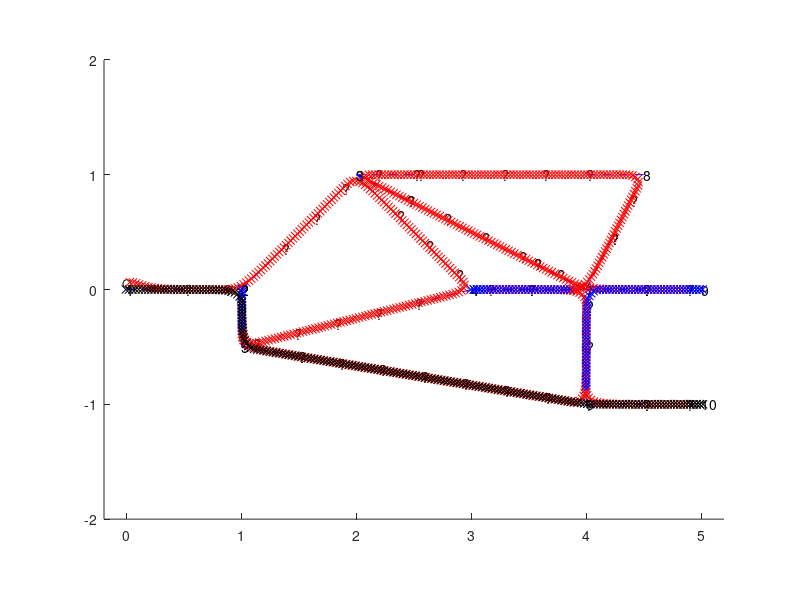

Write MATLAB code to recreate this figure.
function RobotMaze  % Goal: traverse every path of a maze, build a map, exit once finished.
% Renaissance Robotics codebase, Chapter 12, https://github.com/tbewley/RR
% Copyright 2021 by Thomas Bewley, distributed under BSD 3-Clause License. 

% We build up in p a model of all points known so far, and their connectivity,
% using the following data structure for each known point:
% p(i).x         [x1-coordinate,x2-coordinate]                     [vector of 2 reals]
% p(i).n         number of branches from this point                [int]
% p(i).ID        ID of points to which we have travelled from here [vector of p(i).n ints]
% p(i).done      have all branches from here been travelled?       [bool]
% Notes: 1=true, 0=false. As p is built as we go; its ordering is different from truth.

global r L;            % INITIALIZE PARAMETERS OF PATH FOLLOWER (MKS units)
U=2;                   % U=(U_right+U_left)/2 = target forward velocity
ell=.15;               % look ahead distance (increase for smoother, sloppier response)
h=.4; t=0;             % timestep and initial time for time-marching algorithm
r=.035; L=.1;          % wheel radius, and distance between wheels
K=2;                   % Extra gain on feedback (nominally one!)
x=[0;.05;pi/4];        % initial state  x=[r_1,r_2,alpha] (e_1-coord,e_2-coord,angle)
                       % note: angle is positive counter-clockwise (zero to the right)
viz=.5;                % distance ahead that one can see clearly

[truth,D]=InitTruthModel; P=0;       % INITIALIZE TRUTH and IDENTIFY FIRST POINT OF MAZE.
[p,dist,via,C]=SetPoint(D(1).x); text(p(1).x(1),p(1).x(2),'1') % INITIALIZE p, dist, via.
plot(x(1),x(2),'ko'); pause(0.01);

done=0; while (~done | C~=1)
  if P~=0, Px=p(P).x; end, Cx=p(C).x; c='rx';
  D=GetCoordinatesOfPointsAlongVisiblePaths(truth,Cx,viz); % GET PATHS CONNECTING TO C.
  lenD=length(D); lenp=length(p(C).ID); % Number of paths that connect to C, in D and in p.
  if lenD>lenp+1; p(C).done=0; else, p(C).done=1; end % (status AFTER driving next path)
  if lenD>lenp                                        % There are unexplored paths from C.
    for i=lenD:-1:1, explored=0;
      for j=1:lenp, if Angle(D(i).x-Cx,p(p(C).ID(j)).x-Cx)<1e-2; explored=1; break;end,end
      if ~explored, text(D(i).x(1),D(i).x(2),'?'), Tx=D(i).x;  % ASSIGN NEW TARGET POINT
        plot([Cx(1) D(i).x(1)],[Cx(2) D(i).x(2)],'b--') % Draw lines along unexplored paths
      end
    end, confirmed=0; disp(sprintf('There is(are) %d unexplored path(s)',lenD-lenp))
  else,                                              % No more unexplored paths from C.
    done=1; redo=[]; for i=1:length(p), if p(i).done==0, done=0; redo=[redo i]; end, end
    if done, disp('GOING HOME'), T=via(C,1); c='kx'; % Head to home if done or backtrack to
    else, disp('BACKTRACKING'), s=inf; c='bx';       % nearest point with unexplored paths.
      for i=1:length(redo), t=dist(C,redo(i)); if t<s, s=t; T=via(C,redo(i)); end, end
    end, Tx=p(T).x; confirmed=1;
  end
  do180=0; if (P~=0 & (length(D)==1 | Angle(Tx-Cx,Cx-Px)>3))
    do180=1; P=0; Tx=Cx; Cx=Px; confirmed=1;
  end
  if P~=0, check=1; else, check=0; end

  while(1)                          % FOLLOW PATH UNTIL AT (OR NEAR) TARGET.
    if (check)
      s0=Cx-Px; s0=s0/norm(s0);     % Unit vector along trajectory segment from P to C.
      c0=Px-((Px-x(1:2))'*s0)*s0;   % Closest point on segment from P to C to robot.
    end
    s1=Tx-Cx; s1=s1/norm(s1);       % Unit vector along trajectory segment from C to Tx.
    c1=Cx-((Cx-x(1:2))'*s1)*s1;     % Closest point on segment from C to Tx to robot.
    if (confirmed)
      if (do180|(done & T==1)), stoppoint=Tx; else, stoppoint=Cx+s1*(norm(Tx-Cx)-ell); end
      if (c1-stoppoint)'*s1>=0, break, end
    end
    if (check & norm(x(1:2)-c0)>norm(x(1:2)-c1)), check=0; end     % Handle x passing C
    if (~check), g=c1+ell*s1;             % Goal is ell units ahead on segment from Cx->Nx
    else, g=Cx+(ell-norm(Cx-c0))*s1; end  % Goal goes around corner from Px->Cx to Cx->Nx
    d=norm(g-x(1:2));            % Distance from robot's current location to goal point.
    delta=(g(1)-x(1))*sin(x(3))-(g(2)-x(2))*cos(x(3)); % Lateral distance to be moved when
                               % advancing from robot's current location to goal point.
    gamma=-2*delta/d^2;        % 1/gamma = radius of curvature required to intercept goal.
    alphadot=gamma*(U*r); Udiff=K*(L/2)*alphadot/r; % turn rate to turn at desired radius.
    
    f1=RHS(x,U,Udiff);        f2=RHS(x+h*f1/2,U,Udiff);   % SIMULATE SYSTEM WITH RK4
    f3=RHS(x+h*f2/2,U,Udiff); f4=RHS(x+h*f3,U,Udiff);     % (Replace this code chunk with
    x=x+h*(f1/6+(f2+f3)/3+f4/6); t=t+h;                   % application to actual system.)
    plot(x(1),x(2),c); pause(0.01);
    if (~confirmed & norm(c1-Tx)<ell)
       % disp('Updating target point now');
       [Tx,confirmed]=UpdateTargetPoint(truth,Cx,Tx,c1,viz);
       if confirmed, [p,dist,via,T]=SetPoint(Tx,C,p,dist,via);
                     text(p(T).x(1),p(T).x(2),sprintf('%d',T));
       else,         text(Tx(1),Tx(2),'?'), end
    end
  end
  if do180, disp('TURNING A 180 IN PLACE'),
    if x(3)>0, x(3)=x(3)-pi; else, x(3)=x(3)+pi; end, P=0; pause(0.5)
  else, P=C; C=T; end                                     % UPDATE P & C AND REPEAT
  % for i=1:length(p), disp(sprintf('p(%d)',i)), p(i), end, dist, via, pause, % DEBUG CODE
end
end % function RobotMaze
%%%%%%%%%%%%%%%%%%%%%%%%%%%%%%%%%%%%%%%%%%%%%%%%%%%%%%%%%%%%%%%%%%%%%%%%%%%%%%%%%%%%%%%%%%%
function [p,dist,via,j]=SetPoint(Tx,C,p,dist,via)
% If nargin==1, initialize array p with point Tx.
% Otherwise, add neighbor Tx of point C to array p, update ID field, and dist & via arrays.
if nargin==1, p(1).x=Tx; p(1).n=0; p(1).ID=[]; dist=[0]; via=[0]; j=1;
else
  found=0; for j=1:length(p), if p(j).x==Tx, found=1; break, end, end
  if found, disp(sprintf('Updating point %d',j));
      connected=0; for k=1:p(j).n, if p(j).ID(k)==C, connected=1; break, end, end
      if ~connected, disp('************** LOOP DETECTED ************** ')
        p(j).ID=[p(j).ID C]; p(j).n=p(j).n+1;
        p(C).ID=[p(C).ID j]; p(C).n=p(C).n+1;
        t=norm(p(j).x-p(C).x); dist(j,C)=t; dist(C,j)=t; via(j,C)=C; via(C,j)=j;
        [dist,via]=LoopCheck(dist,via,p,j,C);
      end
  else, j=length(p)+1; disp(sprintf('Creating point %d',j));
      p(j).x=Tx;       p(j).done=0;
      p(j).ID=[        C]; p(j).n=       1;
      p(C).ID=[p(C).ID j]; p(C).n=p(C).n+1;
      t=norm(p(j).x-p(C).x); dist(j,C)=t; dist(C,j)=t; via(j,C)=C; via(C,j)=j;
      for k=1:j-1, if k~=C, t=dist(j,C)+dist(C,k);
         dist(j,k)=t; dist(k,j)=t; via(j,k)=C; via(k,j)=via(k,C);
      end, end
  end
end
end % function SetPoint
%%%%%%%%%%%%%%%%%%%%%%%%%%%%%%%%%%%%%%%%%%%%%%%%%%%%%%%%%%%%%%%%%%%%%%%%%%%%%%%%%%%%%%%%%%%
function [dist,via]=LoopCheck(dist,via,p,A,B,vA,vB)
% The recursive logic that corrects the dist and via arrays when a loop is detected.
if nargin==7, t=dist(A,vA)+dist(vA,vB)+dist(vB,B); else, t=dist(A,B); vA=B; vB=A; end
if t<=dist(A,B), dist(A,B)=t; dist(B,A)=t; via(A,B)=vA; via(B,A)=vB;
  for k=1:p(A).n; if p(A).ID(k)~=vA,  % loop over all over neighbors of A not including vA
    [dist,via]=LoopCheck(dist,via,p,p(A).ID(k),B,A,vB); end, end
  for k=1:p(B).n; if p(B).ID(k)~=vB,  % loop over all over neighbors of B not including vB
    [dist,via]=LoopCheck(dist,via,p,A,p(B).ID(k),vA,B); end, end
end
end % function LoopCheck
%%%%%%%%%%%%%%%%%%%%%%%%%%%%%%%%%%%%%%%%%%%%%%%%%%%%%%%%%%%%%%%%%%%%%%%%%%%%%%%%%%%%%%%%%%%
function a=Angle(v1,v2)         % Calculate the angle between v1 and v2, with 0 <= a <= pi.
a=acos(dot(v1,v2)/(norm(v1)*norm(v2)));            % Note: this is faster than SignedAngle.
end % function Angle
%%%%%%%%%%%%%%%%%%%%%%%%%%%%%%%%%%%%%%%%%%%%%%%%%%%%%%%%%%%%%%%%%%%%%%%%%%%%%%%%%%%%%%%%%%%
function a=SignedAngle(v1,v2)   % Calculate the angle from v1 to v2, with -pi <= a <= pi.
a=atan2(v2(2),v2(1))-atan2(v1(2),v1(1)); if a>pi, a=a-2*pi; elseif a<-pi, a=a+2*pi; end
end % function SignedAngle
%%%%%%%%%%%%%%%%%%%%%%%%%%%%%%%%%%%%%%%%%%%%%%%%%%%%%%%%%%%%%%%%%%%%%%%%%%%%%%%%%%%%%%%%%%%
function [t,D]=InitTruthModel     % Define coordinates and connectivity of actual maze.
t(1 ).x=[ 0 ;  0 ]; t(1 ).ID=[2];       D(1).x=t(1).x;
t(2 ).x=[ 1 ;  0 ]; t(2 ).ID=[1 3 5];
t(3 ).x=[ 2 ;  1 ]; t(3 ).ID=[2 4 6 7];
t(4 ).x=[ 3 ;  0 ]; t(4 ).ID=[3 5 6];
t(5 ).x=[ 1 ; -.5]; t(5 ).ID=[4 2 9];
t(6 ).x=[ 4 ;  0 ]; t(6 ).ID=[4 7 8 9 3];
t(7 ).x=[4.5;  1 ]; t(7 ).ID=[6 3];
t(8 ).x=[ 5 ;  0 ]; t(8 ).ID=[6];
t(9 ).x=[ 4 ; -1 ]; t(9 ).ID=[6 10 5];
t(10).x=[ 5 ; -1 ]; t(10).ID=[9];       clf, hold on; axis equal;PlotMaze(t)
end % function InitTruthModel
%%%%%%%%%%%%%%%%%%%%%%%%%%%%%%%%%%%%%%%%%%%%%%%%%%%%%%%%%%%%%%%%%%%%%%%%%%%%%%%%%%%%%%%%%%%
function D=GetCoordinatesOfPointsAlongVisiblePaths(truth,Cx,d)
% Input:  truth map and coordinates of current node and visibility distance.
% Output: coordinates of first node or (in nargin==2) coordinates of all connecting nodes.
found=0; for i=1:length(truth), if norm(truth(i).x-Cx)<1e-6, found=1; break, end, end
if ~found, disp('CURRENT POINT NOT FOUND!  PROBLEM!'), pause, end
for j=1:length(truth(i).ID), n=norm(truth(truth(i).ID(j)).x-Cx);
  if n<d, D(j).x=truth(truth(i).ID(j)).x;
  else,   s=truth(truth(i).ID(j)).x-Cx; s=s/norm(s); D(j).x=Cx+s*d; end
end
end % function GetCoordinatesOfPointsAlongVisiblePaths
%%%%%%%%%%%%%%%%%%%%%%%%%%%%%%%%%%%%%%%%%%%%%%%%%%%%%%%%%%%%%%%%%%%%%%%%%%%%%%%%%%%%%%%%%%%
function [Tx,confirmed,T]=UpdateTargetPoint(truth,Cx,Tx,c1,d) % Recalculate target
for i=1:length(truth),       if norm(truth(i).x-Cx)<1e-6,                     break,end,end
for j=1:length(truth(i).ID), if Angle(truth(truth(i).ID(j)).x-Cx,Tx-Cx)<1e-2; break,end,end
n=norm(truth(truth(i).ID(j)).x-c1);
if n<d, Tx=truth(truth(i).ID(j)).x;                           confirmed=1;
else,   s=truth(truth(i).ID(j)).x-Cx; s=s/norm(s); Tx=c1+s*d; confirmed=0; end
end % function UpdateTargetPoint
%%%%%%%%%%%%%%%%%%%%%%%%%%%%%%%%%%%%%%%%%%%%%%%%%%%%%%%%%%%%%%%%%%%%%%%%%%%%%%%%%%%%%%%%%%%
function PlotMaze(p)
figure(1); clf; hold on; axis equal; axis([-0.2 5.2 -2 2]);
for i=1:length(p), for j=1:length(p(i).ID), if p(i).ID(j)>i
  plot([p(i).x(1) p(p(i).ID(j)).x(1)],[p(i).x(2) p(p(i).ID(j)).x(2)],'w:')
end, end, end
end % function PlotMaze
%%%%%%%%%%%%%%%%%%%%%%%%%%%%%%%%%%%%%%%%%%%%%%%%%%%%%%%%%%%%%%%%%%%%%%%%%%%%%%%%%%%%%%%%%%%
function rhs=RHS(x,U,Udiff)                      % Auxiliary function used by RK4 routine
global r L; rhs=[r*U*cos(x(3)); r*U*sin(x(3)); r*Udiff/(L/2)];
end % function RHS
